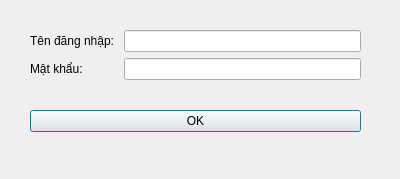
<?xml version="1.0" encoding="UTF-8"?>
<ui version="4.0">
 <class>LoginUI</class>
 <widget class="QWidget" name="LoginUI">
  <property name="geometry">
   <rect>
    <x>0</x>
    <y>0</y>
    <width>400</width>
    <height>179</height>
   </rect>
  </property>
  <property name="windowTitle">
   <string>Đăng nhập</string>
  </property>
  <widget class="QLabel" name="errorLabel">
   <property name="geometry">
    <rect>
     <x>30</x>
     <y>160</y>
     <width>329</width>
     <height>15</height>
    </rect>
   </property>
   <property name="font">
    <font>
     <pointsize>9</pointsize>
    </font>
   </property>
   <property name="text">
    <string/>
   </property>
  </widget>
  <widget class="QDialogButtonBox" name="buttonBox">
   <property name="geometry">
    <rect>
     <x>30</x>
     <y>110</y>
     <width>331</width>
     <height>31</height>
    </rect>
   </property>
   <property name="layoutDirection">
    <enum>Qt::RightToLeft</enum>
   </property>
   <property name="orientation">
    <enum>Qt::Vertical</enum>
   </property>
   <property name="standardButtons">
    <set>QDialogButtonBox::Ok</set>
   </property>
  </widget>
  <widget class="QWidget" name="">
   <property name="geometry">
    <rect>
     <x>30</x>
     <y>30</y>
     <width>331</width>
     <height>61</height>
    </rect>
   </property>
   <layout class="QFormLayout" name="formLayout">
    <item row="0" column="0">
     <widget class="QLabel" name="label">
      <property name="text">
       <string>Tên đăng nhập: </string>
      </property>
     </widget>
    </item>
    <item row="0" column="1">
     <widget class="QLineEdit" name="usernameLineEdit"/>
    </item>
    <item row="1" column="0">
     <widget class="QLabel" name="label_2">
      <property name="text">
       <string>Mật khẩu: </string>
      </property>
     </widget>
    </item>
    <item row="1" column="1">
     <widget class="QLineEdit" name="passwordLineEdit">
      <property name="echoMode">
       <enum>QLineEdit::Password</enum>
      </property>
     </widget>
    </item>
   </layout>
  </widget>
 </widget>
 <resources/>
 <connections/>
</ui>
